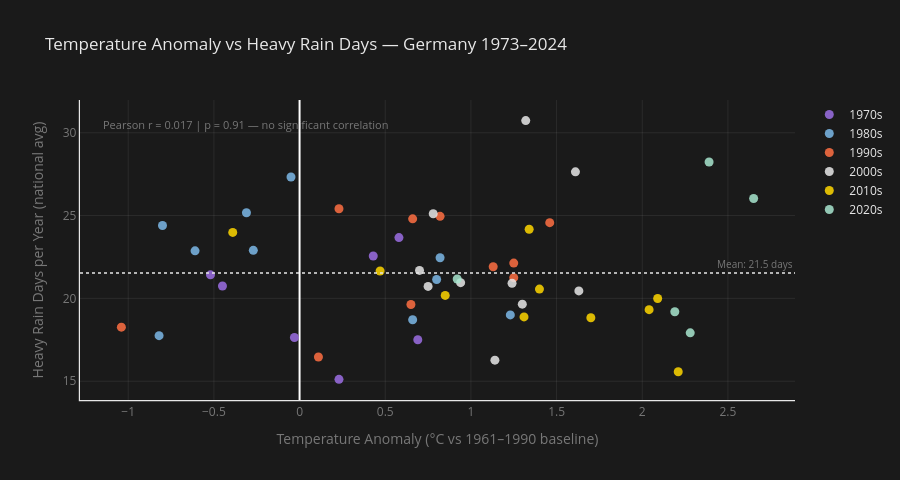

The notebook cell this image was saved under:
### Code cell
# ============================================================
# CHART 4 — Temp anomaly vs heavy rain days (no significant link)
# ============================================================

fig = go.Figure()

for decade, grp in df_reg.groupby('decade'):
    fig.add_trace(go.Scatter(
        x=grp['temp_anomaly_germany_c'],
        y=grp['heavy_rain_days_germany'],
        mode='markers',
        marker=dict(size=9, color=decade_colors.get(decade, '#E8E8E8'), opacity=0.85),
        name=decade,
        customdata=grp[['year']],
        hovertemplate='%{customdata[0]}<br>Anomaly: %{x:.2f}°C<br>Heavy rain days: %{y:.1f}<extra></extra>',
    ))

# Flat reference line to visually emphasise no trend
fig.add_hline(
    y=df_reg['heavy_rain_days_germany'].mean(),
    line=dict(color=COLORS['accent'], width=1.5, dash='dot'),
    annotation_text=f"Mean: {df_reg['heavy_rain_days_germany'].mean():.1f} days",
    annotation_font=dict(color=COLORS['text_muted'], size=10),
    annotation_position="top right",
)

# Correlation annotation
fig.add_annotation(
    x=0.03, y=0.95, xref='paper', yref='paper',
    text=f"Pearson r = 0.017 | p = 0.91 — no significant correlation",
    showarrow=False,
    font=dict(color=COLORS['text_muted'], size=11),
    align='left',
)

fig.update_layout(
    title='Temperature Anomaly vs Heavy Rain Days — Germany 1973–2024',
    xaxis_title='Temperature Anomaly (°C vs 1961–1990 baseline)',
    yaxis_title='Heavy Rain Days per Year (national avg)',
    plot_bgcolor=COLORS['background'],
    paper_bgcolor=COLORS['background'],
    title_font=dict(color=COLORS['text']),
    legend=dict(font=dict(color=COLORS['text']), title_font=dict(color=COLORS['text'])),
    xaxis=dict(showgrid=True, gridcolor=COLORS['grid'], showline=True,
               linecolor=COLORS['accent'], linewidth=1.2, color=COLORS['text_muted']),
    yaxis=dict(showgrid=True, gridcolor=COLORS['grid'], showline=True,
               linecolor=COLORS['accent'], linewidth=1.2, color=COLORS['text_muted']),
    height=480,
)

fig.show()
fig.write_html(FIGURES / "04_scatter_temp_vs_raindays.html")
print("Chart 4 saved ✓")

### Figure 1 — Plotly figure (JSON) as saved in the notebook; plotly's stock layout.template omitted (floating-point values rounded to 4 significant figures)
{"data": [{"customdata": [[1973], [1974], [1975], [1976], [1977], [1978], [1979]], "hovertemplate": "%{customdata[0]}<br>Anomaly: %{x:.2f}°C<br>Heavy rain days: %{y:.1f}<extra></extra>", "marker": {"color": "#9C6FE4", "opacity": 0.85, "size": 9}, "mode": "markers", "name": "1970s", "type": "scatter", "x": [-0.03, 0.58, 0.69, 0.23, 0.43, -0.45, -0.52], "y": [17.64, 23.67, 17.5, 15.11, 22.56, 20.75, 21.42]}, {"customdata": [[1980], [1981], [1982], [1983], [1984], [1985], [1986], [1987], [1988], [1989]], "hovertemplate": "%{customdata[0]}<br>Anomaly: %{x:.2f}°C<br>Heavy rain days: %{y:.1f}<extra></extra>", "marker": {"color": "#7CB9E8", "opacity": 0.85, "size": 9}, "mode": "markers", "name": "1980s", "type": "scatter", "x": [-0.61, -0.05, 0.66, 0.8, -0.27, -0.82, -0.31, -0.8, 0.82, 1.23], "y": [22.87, 27.33, 18.71, 21.14, 22.9, 17.75, 25.17, 24.4, 22.45, 19.0]}, {"customdata": [[1990], [1991], [1992], [1993], [1994], [1995], [1996], [1997], [1998], [1999]], "hovertemplate": "%{customdata[0]}<br>Anomaly: %{x:.2f}°C<br>Heavy rain days: %{y:.1f}<extra></extra>", "marker": {"color": "#FF7043", "opacity": 0.85, "size": 9}, "mode": "markers", "name": "1990s", "type": "scatter", "x": [1.25, 0.11, 1.13, 0.23, 1.46, 0.66, -1.04, 0.65, 0.82, 1.25], "y": [21.25, 16.46, 21.91, 25.41, 24.57, 24.8, 18.26, 19.63, 24.95, 22.13]}, {"customdata": [[2000], [2001], [2002], [2003], [2004], [2005], [2006], [2007], [2008], [2009]], "hovertemplate": "%{customdata[0]}<br>Anomaly: %{x:.2f}°C<br>Heavy rain days: %{y:.1f}<extra></extra>", "marker": {"color": "#E8E8E8", "opacity": 0.85, "size": 9}, "mode": "markers", "name": "2000s", "type": "scatter", "x": [1.63, 0.78, 1.32, 1.14, 0.7, 0.75, 1.3, 1.61, 1.24, 0.94], "y": [20.45, 25.11, 30.73, 16.27, 21.69, 20.72, 19.65, 27.64, 20.91, 20.95]}, {"customdata": [[2010], [2011], [2012], [2013], [2014], [2015], [2016], [2017], [2018], [2019]], "hovertemplate": "%{customdata[0]}<br>Anomaly: %{x:.2f}°C<br>Heavy rain days: %{y:.1f}<extra></extra>", "marker": {"color": "#FFD700", "opacity": 0.85, "size": 9}, "mode": "markers", "name": "2010s", "type": "scatter", "x": [-0.39, 1.4, 0.85, 0.47, 2.09, 1.7, 1.31, 1.34, 2.21, 2.04], "y": [23.98, 20.56, 20.18, 21.65, 19.99, 18.83, 18.88, 24.17, 15.57, 19.32]}, {"customdata": [[2020], [2021], [2022], [2023], [2024]], "hovertemplate": "%{customdata[0]}<br>Anomaly: %{x:.2f}°C<br>Heavy rain days: %{y:.1f}<extra></extra>", "marker": {"color": "#A8E6CF", "opacity": 0.85, "size": 9}, "mode": "markers", "name": "2020s", "type": "scatter", "x": [2.19, 0.92, 2.28, 2.39, 2.65], "y": [19.19, 21.17, 17.92, 28.23, 26.03]}], "layout": {"annotations": [{"font": {"color": "rgba(232,232,232,0.45)", "size": 10}, "showarrow": false, "text": "Mean: 21.5 days", "x": 1, "xanchor": "right", "xref": "x domain", "y": 21.53, "yanchor": "bottom", "yref": "y"}, {"align": "left", "font": {"color": "rgba(232,232,232,0.45)", "size": 11}, "showarrow": false, "text": "Pearson r = 0.017 | p = 0.91 — no significant correlation", "x": 0.03, "xref": "paper", "y": 0.95, "yref": "paper"}], "height": 480, "legend": {"font": {"color": "#E8E8E8"}, "title": {"font": {"color": "#E8E8E8"}}}, "paper_bgcolor": "#1a1a1a", "plot_bgcolor": "#1a1a1a", "shapes": [{"line": {"color": "#E8E8E8", "dash": "dot", "width": 1.5}, "type": "line", "x0": 0, "x1": 1, "xref": "x domain", "y0": 21.53, "y1": 21.53, "yref": "y"}], "title": {"font": {"color": "#E8E8E8"}, "text": "Temperature Anomaly vs Heavy Rain Days — Germany 1973–2024"}, "xaxis": {"color": "rgba(232,232,232,0.45)", "gridcolor": "rgba(232,232,232,0.08)", "linecolor": "#E8E8E8", "linewidth": 1.2, "showgrid": true, "showline": true, "title": {"text": "Temperature Anomaly (°C vs 1961–1990 baseline)"}}, "yaxis": {"color": "rgba(232,232,232,0.45)", "gridcolor": "rgba(232,232,232,0.08)", "linecolor": "#E8E8E8", "linewidth": 1.2, "showgrid": true, "showline": true, "title": {"text": "Heavy Rain Days per Year (national avg)"}}}}
